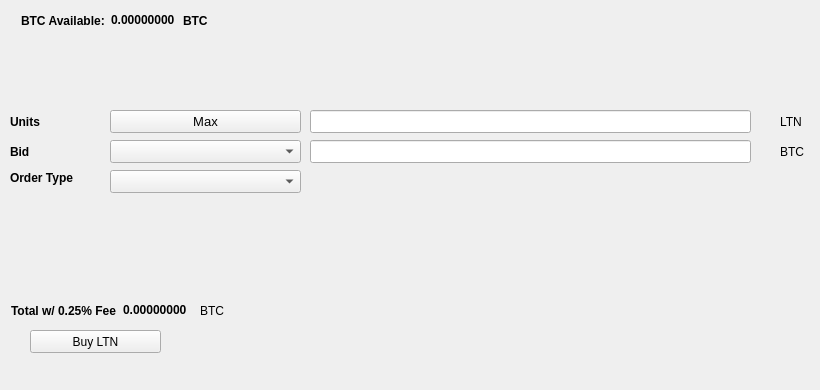
   <widget class="QWidget" name="BuyTab">
    <attribute name="title">
     <string>Buy</string>
    </attribute>
    <widget class="QPushButton" name="BuyLTN">
     <property name="geometry">
      <rect>
       <x>30</x>
       <y>330</y>
       <width>131</width>
       <height>23</height>
      </rect>
     </property>
     <property name="text">
      <string>Buy LTN</string>
     </property>
     <property name="icon">
      <iconset resource="../latinio.qrc">
       <normaloff>:/icons/bitcoin</normaloff>:/icons/bitcoin</iconset>
     </property>
    </widget>
    <widget class="QLabel" name="label_3">
     <property name="geometry">
      <rect>
       <x>10</x>
       <y>110</y>
       <width>46</width>
       <height>23</height>
      </rect>
     </property>
     <property name="font">
      <font>
       <weight>75</weight>
       <bold>true</bold>
      </font>
     </property>
     <property name="text">
      <string>Units</string>
     </property>
    </widget>
    <widget class="QLineEdit" name="UnitsInput">
     <property name="geometry">
      <rect>
       <x>310</x>
       <y>110</y>
       <width>441</width>
       <height>23</height>
      </rect>
     </property>
     <property name="font">
      <font>
       <pointsize>9</pointsize>
       <weight>75</weight>
       <bold>true</bold>
      </font>
     </property>
    </widget>
    <widget class="QLineEdit" name="BuyBidPriceEdit">
     <property name="geometry">
      <rect>
       <x>310</x>
       <y>140</y>
       <width>441</width>
       <height>23</height>
      </rect>
     </property>
     <property name="font">
      <font>
       <pointsize>9</pointsize>
       <weight>75</weight>
       <bold>true</bold>
      </font>
     </property>
    </widget>
    <widget class="QLabel" name="label_4">
     <property name="geometry">
      <rect>
       <x>780</x>
       <y>110</y>
       <width>31</width>
       <height>23</height>
      </rect>
     </property>
     <property name="text">
      <string>LTN</string>
     </property>
    </widget>
    <widget class="QLabel" name="label_5">
     <property name="geometry">
      <rect>
       <x>780</x>
       <y>140</y>
       <width>31</width>
       <height>23</height>
      </rect>
     </property>
     <property name="text">
      <string>BTC</string>
     </property>
    </widget>
    <widget class="QLabel" name="label_6">
     <property name="geometry">
      <rect>
       <x>10</x>
       <y>140</y>
       <width>46</width>
       <height>23</height>
      </rect>
     </property>
     <property name="font">
      <font>
       <weight>75</weight>
       <bold>true</bold>
      </font>
     </property>
     <property name="text">
      <string>Bid</string>
     </property>
    </widget>
    <widget class="QLabel" name="label_7">
     <property name="geometry">
      <rect>
       <x>10</x>
       <y>170</y>
       <width>91</width>
       <height>16</height>
      </rect>
     </property>
     <property name="font">
      <font>
       <weight>75</weight>
       <bold>true</bold>
      </font>
     </property>
     <property name="text">
      <string>Order Type</string>
     </property>
    </widget>
    <widget class="QPushButton" name="Buy_Max_Amount">
     <property name="geometry">
      <rect>
       <x>110</x>
       <y>110</y>
       <width>191</width>
       <height>23</height>
      </rect>
     </property>
     <property name="font">
      <font>
       <pointsize>10</pointsize>
      </font>
     </property>
     <property name="text">
      <string>Max</string>
     </property>
    </widget>
    <widget class="QComboBox" name="BuyBidcomboBox">
     <property name="geometry">
      <rect>
       <x>110</x>
       <y>140</y>
       <width>191</width>
       <height>23</height>
      </rect>
     </property>
     <property name="font">
      <font>
       <pointsize>10</pointsize>
      </font>
     </property>
    </widget>
    <widget class="QComboBox" name="buyOrdertypeCombo">
     <property name="geometry">
      <rect>
       <x>110</x>
       <y>170</y>
       <width>191</width>
       <height>23</height>
      </rect>
     </property>
     <property name="font">
      <font>
       <pointsize>10</pointsize>
      </font>
     </property>
    </widget>
    <widget class="QWidget" name="layoutWidget1">
     <property name="geometry">
      <rect>
       <x>21</x>
       <y>11</y>
       <width>227</width>
       <height>19</height>
      </rect>
     </property>
     <layout class="QHBoxLayout" name="horizontalLayout_3">
      <item>
       <widget class="QLabel" name="label232">
        <property name="font">
         <font>
          <weight>75</weight>
          <bold>true</bold>
         </font>
        </property>
        <property name="text">
         <string>BTC Available:</string>
        </property>
       </widget>
      </item>
      <item>
       <widget class="QLabel" name="BtcAvailableLbl">
        <property name="palette">
         <palette>
          <active>
           <colorrole role="WindowText">
            <brush brushstyle="SolidPattern">
             <color alpha="255">
              <red>0</red>
              <green>0</green>
              <blue>0</blue>
             </color>
            </brush>
           </colorrole>
           <colorrole role="Button">
            <brush brushstyle="SolidPattern">
             <color alpha="255">
              <red>0</red>
              <green>170</green>
              <blue>0</blue>
             </color>
            </brush>
           </colorrole>
           <colorrole role="Light">
            <brush brushstyle="SolidPattern">
             <color alpha="255">
              <red>0</red>
              <green>255</green>
              <blue>0</blue>
             </color>
            </brush>
           </colorrole>
           <colorrole role="Midlight">
            <brush brushstyle="SolidPattern">
             <color alpha="255">
              <red>0</red>
              <green>212</green>
              <blue>0</blue>
             </color>
            </brush>
           </colorrole>
           <colorrole role="Dark">
            <brush brushstyle="SolidPattern">
             <color alpha="255">
              <red>0</red>
              <green>85</green>
              <blue>0</blue>
             </color>
            </brush>
           </colorrole>
           <colorrole role="Mid">
            <brush brushstyle="SolidPattern">
             <color alpha="255">
              <red>0</red>
              <green>113</green>
              <blue>0</blue>
             </color>
            </brush>
           </colorrole>
           <colorrole role="Text">
            <brush brushstyle="SolidPattern">
             <color alpha="255">
              <red>0</red>
              <green>170</green>
              <blue>0</blue>
             </color>
            </brush>
           </colorrole>
           <colorrole role="BrightText">
            <brush brushstyle="SolidPattern">
             <color alpha="255">
              <red>255</red>
              <green>255</green>
              <blue>255</blue>
             </color>
            </brush>
           </colorrole>
           <colorrole role="ButtonText">
            <brush brushstyle="SolidPattern">
             <color alpha="255">
              <red>0</red>
              <green>0</green>
              <blue>0</blue>
             </color>
            </brush>
           </colorrole>
           <colorrole role="Base">
            <brush brushstyle="SolidPattern">
             <color alpha="255">
              <red>255</red>
              <green>255</green>
              <blue>255</blue>
             </color>
            </brush>
           </colorrole>
           <colorrole role="Window">
            <brush brushstyle="SolidPattern">
             <color alpha="255">
              <red>0</red>
              <green>170</green>
              <blue>0</blue>
             </color>
            </brush>
           </colorrole>
           <colorrole role="Shadow">
            <brush brushstyle="SolidPattern">
             <color alpha="255">
              <red>0</red>
              <green>0</green>
              <blue>0</blue>
             </color>
            </brush>
           </colorrole>
           <colorrole role="AlternateBase">
            <brush brushstyle="SolidPattern">
             <color alpha="255">
              <red>127</red>
              <green>212</green>
              <blue>127</blue>
             </color>
            </brush>
           </colorrole>
           <colorrole role="ToolTipBase">
            <brush brushstyle="SolidPattern">
             <color alpha="255">
              <red>255</red>
              <green>255</green>
              <blue>220</blue>
             </color>
            </brush>
           </colorrole>
           <colorrole role="ToolTipText">
            <brush brushstyle="SolidPattern">
             <color alpha="255">
              <red>0</red>
              <green>0</green>
              <blue>0</blue>
             </color>
            </brush>
           </colorrole>
          </active>
          <inactive>
           <colorrole role="WindowText">
            <brush brushstyle="SolidPattern">
             <color alpha="255">
              <red>0</red>
              <green>0</green>
              <blue>0</blue>
             </color>
            </brush>
           </colorrole>
           <colorrole role="Button">
            <brush brushstyle="SolidPattern">
             <color alpha="255">
              <red>0</red>
              <green>170</green>
              <blue>0</blue>
             </color>
            </brush>
           </colorrole>
           <colorrole role="Light">
            <brush brushstyle="SolidPattern">
             <color alpha="255">
              <red>0</red>
              <green>255</green>
              <blue>0</blue>
             </color>
            </brush>
           </colorrole>
           <colorrole role="Midlight">
            <brush brushstyle="SolidPattern">
             <color alpha="255">
              <red>0</red>
              <green>212</green>
              <blue>0</blue>
             </color>
            </brush>
           </colorrole>
           <colorrole role="Dark">
            <brush brushstyle="SolidPattern">
             <color alpha="255">
              <red>0</red>
              <green>85</green>
              <blue>0</blue>
             </color>
            </brush>
           </colorrole>
           <colorrole role="Mid">
            <brush brushstyle="SolidPattern">
             <color alpha="255">
              <red>0</red>
              <green>113</green>
              <blue>0</blue>
             </color>
            </brush>
           </colorrole>
           <colorrole role="Text">
            <brush brushstyle="SolidPattern">
             <color alpha="255">
              <red>0</red>
              <green>170</green>
              <blue>0</blue>
             </color>
            </brush>
           </colorrole>
           <colorrole role="BrightText">
            <brush brushstyle="SolidPattern">
             <color alpha="255">
              <red>255</red>
              <green>255</green>
              <blue>255</blue>
             </color>
            </brush>
           </colorrole>
           <colorrole role="ButtonText">
            <brush brushstyle="SolidPattern">
             <color alpha="255">
              <red>0</red>
              <green>0</green>
              <blue>0</blue>
             </color>
            </brush>
           </colorrole>
           <colorrole role="Base">
            <brush brushstyle="SolidPattern">
             <color alpha="255">
              <red>255</red>
              <green>255</green>
              <blue>255</blue>
             </color>
            </brush>
           </colorrole>
           <colorrole role="Window">
            <brush brushstyle="SolidPattern">
             <color alpha="255">
              <red>0</red>
              <green>170</green>
              <blue>0</blue>
             </color>
            </brush>
           </colorrole>
           <colorrole role="Shadow">
            <brush brushstyle="SolidPattern">
             <color alpha="255">
              <red>0</red>
              <green>0</green>
              <blue>0</blue>
             </color>
            </brush>
           </colorrole>
           <colorrole role="AlternateBase">
            <brush brushstyle="SolidPattern">
             <color alpha="255">
              <red>127</red>
              <green>212</green>
              <blue>127</blue>
             </color>
            </brush>
           </colorrole>
           <colorrole role="ToolTipBase">
            <brush brushstyle="SolidPattern">
             <color alpha="255">
              <red>255</red>
              <green>255</green>
              <blue>220</blue>
             </color>
            </brush>
           </colorrole>
           <colorrole role="ToolTipText">
            <brush brushstyle="SolidPattern">
             <color alpha="255">
              <red>0</red>
              <green>0</green>
              <blue>0</blue>
             </color>
            </brush>
           </colorrole>
          </inactive>
          <disabled>
           <colorrole role="WindowText">
            <brush brushstyle="SolidPattern">
             <color alpha="255">
              <red>0</red>
              <green>85</green>
              <blue>0</blue>
             </color>
            </brush>
           </colorrole>
           <colorrole role="Button">
            <brush brushstyle="SolidPattern">
             <color alpha="255">
              <red>0</red>
              <green>170</green>
              <blue>0</blue>
             </color>
            </brush>
           </colorrole>
           <colorrole role="Light">
            <brush brushstyle="SolidPattern">
             <color alpha="255">
              <red>0</red>
              <green>255</green>
              <blue>0</blue>
             </color>
            </brush>
           </colorrole>
           <colorrole role="Midlight">
            <brush brushstyle="SolidPattern">
             <color alpha="255">
              <red>0</red>
              <green>212</green>
              <blue>0</blue>
             </color>
            </brush>
           </colorrole>
           <colorrole role="Dark">
            <brush brushstyle="SolidPattern">
             <color alpha="255">
              <red>0</red>
              <green>85</green>
              <blue>0</blue>
             </color>
            </brush>
           </colorrole>
           <colorrole role="Mid">
            <brush brushstyle="SolidPattern">
             <color alpha="255">
              <red>0</red>
              <green>113</green>
              <blue>0</blue>
             </color>
            </brush>
           </colorrole>
           <colorrole role="Text">
            <brush brushstyle="SolidPattern">
             <color alpha="255">
              <red>0</red>
              <green>85</green>
              <blue>0</blue>
             </color>
            </brush>
           </colorrole>
           <colorrole role="BrightText">
            <brush brushstyle="SolidPattern">
             <color alpha="255">
              <red>255</red>
              <green>255</green>
              <blue>255</blue>
             </color>
            </brush>
           </colorrole>
           <colorrole role="ButtonText">
            <brush brushstyle="SolidPattern">
             <color alpha="255">
              <red>0</red>
              <green>85</green>
              <blue>0</blue>
             </color>
            </brush>
           </colorrole>
           <colorrole role="Base">
            <brush brushstyle="SolidPattern">
             <color alpha="255">
              <red>0</red>
              <green>170</green>
              <blue>0</blue>
             </color>
            </brush>
           </colorrole>
           <colorrole role="Window">
            <brush brushstyle="SolidPattern">
             <color alpha="255">
              <red>0</red>
              <green>170</green>
              <blue>0</blue>
             </color>
            </brush>
           </colorrole>
           <colorrole role="Shadow">
            <brush brushstyle="SolidPattern">
             <color alpha="255">
              <red>0</red>
              <green>0</green>
              <blue>0</blue>
             </color>
            </brush>
           </colorrole>
           <colorrole role="AlternateBase">
            <brush brushstyle="SolidPattern">
             <color alpha="255">
              <red>0</red>
              <green>170</green>
              <blue>0</blue>
             </color>
            </brush>
           </colorrole>
           <colorrole role="ToolTipBase">
            <brush brushstyle="SolidPattern">
             <color alpha="255">
              <red>255</red>
              <green>255</green>
              <blue>220</blue>
             </color>
            </brush>
           </colorrole>
           <colorrole role="ToolTipText">
            <brush brushstyle="SolidPattern">
             <color alpha="255">
              <red>0</red>
              <green>0</green>
              <blue>0</blue>
             </color>
            </brush>
           </colorrole>
          </disabled>
         </palette>
        </property>
        <property name="font">
         <font>
          <weight>75</weight>
          <bold>true</bold>
         </font>
        </property>
        <property name="text">
         <string>0.00000000</string>
        </property>
        <property name="textInteractionFlags">
         <set>Qt::LinksAccessibleByMouse|Qt::TextSelectableByKeyboard|Qt::TextSelectableByMouse</set>
        </property>
       </widget>
      </item>
      <item>
       <widget class="QLabel" name="BtcAvailableLbl_2">
        <property name="font">
         <font>
          <weight>75</weight>
          <bold>true</bold>
         </font>
        </property>
        <property name="text">
         <string>BTC</string>
        </property>
       </widget>
      </item>
     </layout>
    </widget>
    <widget class="QWidget" name="layoutWidge2">
     <property name="geometry">
      <rect>
       <x>11</x>
       <y>301</y>
       <width>259</width>
       <height>19</height>
      </rect>
     </property>
     <layout class="QHBoxLayout" name="horizontalLayout_4">
      <item>
       <widget class="QLabel" name="label_9">
        <property name="font">
         <font>
          <weight>75</weight>
          <bold>true</bold>
         </font>
        </property>
        <property name="text">
         <string>Total w/ 0.25% Fee</string>
        </property>
       </widget>
      </item>
      <item>
       <widget class="QLabel" name="BuyCostLabel">
        <property name="palette">
         <palette>
          <active>
           <colorrole role="WindowText">
            <brush brushstyle="SolidPattern">
             <color alpha="255">
              <red>0</red>
              <green>0</green>
              <blue>0</blue>
             </color>
            </brush>
           </colorrole>
           <colorrole role="Button">
            <brush brushstyle="SolidPattern">
             <color alpha="255">
              <red>0</red>
              <green>170</green>
              <blue>0</blue>
             </color>
            </brush>
           </colorrole>
           <colorrole role="Light">
            <brush brushstyle="SolidPattern">
             <color alpha="255">
              <red>0</red>
              <green>255</green>
              <blue>0</blue>
             </color>
            </brush>
           </colorrole>
           <colorrole role="Midlight">
            <brush brushstyle="SolidPattern">
             <color alpha="255">
              <red>0</red>
              <green>212</green>
              <blue>0</blue>
             </color>
            </brush>
           </colorrole>
           <colorrole role="Dark">
            <brush brushstyle="SolidPattern">
             <color alpha="255">
              <red>0</red>
              <green>85</green>
              <blue>0</blue>
             </color>
            </brush>
           </colorrole>
           <colorrole role="Mid">
            <brush brushstyle="SolidPattern">
             <color alpha="255">
              <red>0</red>
              <green>113</green>
              <blue>0</blue>
             </color>
            </brush>
           </colorrole>
           <colorrole role="Text">
            <brush brushstyle="SolidPattern">
             <color alpha="255">
              <red>0</red>
              <green>170</green>
              <blue>0</blue>
             </color>
            </brush>
           </colorrole>
           <colorrole role="BrightText">
            <brush brushstyle="SolidPattern">
             <color alpha="255">
              <red>255</red>
              <green>255</green>
              <blue>255</blue>
             </color>
            </brush>
           </colorrole>
           <colorrole role="ButtonText">
            <brush brushstyle="SolidPattern">
             <color alpha="255">
              <red>0</red>
              <green>0</green>
              <blue>0</blue>
             </color>
            </brush>
           </colorrole>
           <colorrole role="Base">
            <brush brushstyle="SolidPattern">
             <color alpha="255">
              <red>255</red>
              <green>255</green>
              <blue>255</blue>
             </color>
            </brush>
           </colorrole>
           <colorrole role="Window">
            <brush brushstyle="SolidPattern">
             <color alpha="255">
              <red>0</red>
              <green>170</green>
              <blue>0</blue>
             </color>
            </brush>
           </colorrole>
           <colorrole role="Shadow">
            <brush brushstyle="SolidPattern">
             <color alpha="255">
              <red>0</red>
              <green>0</green>
              <blue>0</blue>
             </color>
            </brush>
           </colorrole>
           <colorrole role="AlternateBase">
            <brush brushstyle="SolidPattern">
             <color alpha="255">
              <red>127</red>
              <green>212</green>
              <blue>127</blue>
             </color>
            </brush>
           </colorrole>
           <colorrole role="ToolTipBase">
            <brush brushstyle="SolidPattern">
             <color alpha="255">
              <red>255</red>
              <green>255</green>
              <blue>220</blue>
             </color>
            </brush>
           </colorrole>
           <colorrole role="ToolTipText">
            <brush brushstyle="SolidPattern">
             <color alpha="255">
              <red>0</red>
              <green>0</green>
              <blue>0</blue>
             </color>
            </brush>
           </colorrole>
          </active>
          <inactive>
           <colorrole role="WindowText">
            <brush brushstyle="SolidPattern">
             <color alpha="255">
              <red>0</red>
              <green>0</green>
              <blue>0</blue>
             </color>
            </brush>
           </colorrole>
           <colorrole role="Button">
            <brush brushstyle="SolidPattern">
             <color alpha="255">
              <red>0</red>
              <green>170</green>
              <blue>0</blue>
             </color>
            </brush>
           </colorrole>
           <colorrole role="Light">
            <brush brushstyle="SolidPattern">
             <color alpha="255">
              <red>0</red>
              <green>255</green>
              <blue>0</blue>
             </color>
            </brush>
           </colorrole>
           <colorrole role="Midlight">
            <brush brushstyle="SolidPattern">
             <color alpha="255">
              <red>0</red>
              <green>212</green>
              <blue>0</blue>
             </color>
            </brush>
           </colorrole>
           <colorrole role="Dark">
            <brush brushstyle="SolidPattern">
             <color alpha="255">
              <red>0</red>
              <green>85</green>
              <blue>0</blue>
             </color>
            </brush>
           </colorrole>
           <colorrole role="Mid">
            <brush brushstyle="SolidPattern">
             <color alpha="255">
              <red>0</red>
              <green>113</green>
              <blue>0</blue>
             </color>
            </brush>
           </colorrole>
           <colorrole role="Text">
            <brush brushstyle="SolidPattern">
             <color alpha="255">
              <red>0</red>
              <green>170</green>
              <blue>0</blue>
             </color>
            </brush>
           </colorrole>
           <colorrole role="BrightText">
            <brush brushstyle="SolidPattern">
             <color alpha="255">
              <red>255</red>
              <green>255</green>
              <blue>255</blue>
             </color>
            </brush>
           </colorrole>
           <colorrole role="ButtonText">
            <brush brushstyle="SolidPattern">
             <color alpha="255">
              <red>0</red>
              <green>0</green>
              <blue>0</blue>
             </color>
            </brush>
           </colorrole>
           <colorrole role="Base">
            <brush brushstyle="SolidPattern">
             <color alpha="255">
              <red>255</red>
              <green>255</green>
              <blue>255</blue>
             </color>
            </brush>
           </colorrole>
           <colorrole role="Window">
            <brush brushstyle="SolidPattern">
             <color alpha="255">
              <red>0</red>
              <green>170</green>
              <blue>0</blue>
             </color>
            </brush>
           </colorrole>
           <colorrole role="Shadow">
            <brush brushstyle="SolidPattern">
             <color alpha="255">
              <red>0</red>
              <green>0</green>
              <blue>0</blue>
             </color>
            </brush>
           </colorrole>
           <colorrole role="AlternateBase">
            <brush brushstyle="SolidPattern">
             <color alpha="255">
              <red>127</red>
              <green>212</green>
              <blue>127</blue>
             </color>
            </brush>
           </colorrole>
           <colorrole role="ToolTipBase">
            <brush brushstyle="SolidPattern">
             <color alpha="255">
              <red>255</red>
              <green>255</green>
              <blue>220</blue>
             </color>
            </brush>
           </colorrole>
           <colorrole role="ToolTipText">
            <brush brushstyle="SolidPattern">
             <color alpha="255">
              <red>0</red>
              <green>0</green>
              <blue>0</blue>
             </color>
            </brush>
           </colorrole>
          </inactive>
          <disabled>
           <colorrole role="WindowText">
            <brush brushstyle="SolidPattern">
             <color alpha="255">
              <red>0</red>
              <green>85</green>
              <blue>0</blue>
             </color>
            </brush>
           </colorrole>
           <colorrole role="Button">
            <brush brushstyle="SolidPattern">
             <color alpha="255">
              <red>0</red>
              <green>170</green>
              <blue>0</blue>
             </color>
            </brush>
           </colorrole>
           <colorrole role="Light">
            <brush brushstyle="SolidPattern">
             <color alpha="255">
              <red>0</red>
              <green>255</green>
              <blue>0</blue>
             </color>
            </brush>
           </colorrole>
           <colorrole role="Midlight">
            <brush brushstyle="SolidPattern">
             <color alpha="255">
              <red>0</red>
              <green>212</green>
              <blue>0</blue>
             </color>
            </brush>
           </colorrole>
           <colorrole role="Dark">
            <brush brushstyle="SolidPattern">
             <color alpha="255">
              <red>0</red>
              <green>85</green>
              <blue>0</blue>
             </color>
            </brush>
           </colorrole>
           <colorrole role="Mid">
            <brush brushstyle="SolidPattern">
             <color alpha="255">
              <red>0</red>
              <green>113</green>
              <blue>0</blue>
             </color>
            </brush>
           </colorrole>
           <colorrole role="Text">
            <brush brushstyle="SolidPattern">
             <color alpha="255">
              <red>0</red>
              <green>85</green>
              <blue>0</blue>
             </color>
            </brush>
           </colorrole>
           <colorrole role="BrightText">
            <brush brushstyle="SolidPattern">
             <color alpha="255">
              <red>255</red>
              <green>255</green>
              <blue>255</blue>
             </color>
            </brush>
           </colorrole>
           <colorrole role="ButtonText">
            <brush brushstyle="SolidPattern">
             <color alpha="255">
              <red>0</red>
              <green>85</green>
              <blue>0</blue>
             </color>
            </brush>
           </colorrole>
           <colorrole role="Base">
            <brush brushstyle="SolidPattern">
             <color alpha="255">
              <red>0</red>
              <green>170</green>
              <blue>0</blue>
             </color>
            </brush>
           </colorrole>
           <colorrole role="Window">
            <brush brushstyle="SolidPattern">
             <color alpha="255">
              <red>0</red>
              <green>170</green>
              <blue>0</blue>
             </color>
            </brush>
           </colorrole>
           <colorrole role="Shadow">
            <brush brushstyle="SolidPattern">
             <color alpha="255">
              <red>0</red>
              <green>0</green>
              <blue>0</blue>
             </color>
            </brush>
           </colorrole>
           <colorrole role="AlternateBase">
            <brush brushstyle="SolidPattern">
             <color alpha="255">
              <red>0</red>
              <green>170</green>
              <blue>0</blue>
             </color>
            </brush>
           </colorrole>
           <colorrole role="ToolTipBase">
            <brush brushstyle="SolidPattern">
             <color alpha="255">
              <red>255</red>
              <green>255</green>
              <blue>220</blue>
             </color>
            </brush>
           </colorrole>
           <colorrole role="ToolTipText">
            <brush brushstyle="SolidPattern">
             <color alpha="255">
              <red>0</red>
              <green>0</green>
              <blue>0</blue>
             </color>
            </brush>
           </colorrole>
          </disabled>
         </palette>
        </property>
        <property name="font">
         <font>
          <weight>75</weight>
          <bold>true</bold>
         </font>
        </property>
        <property name="autoFillBackground">
         <bool>false</bool>
        </property>
        <property name="text">
         <string>0.00000000</string>
        </property>
        <property name="textInteractionFlags">
         <set>Qt::LinksAccessibleByMouse|Qt::TextSelectableByMouse</set>
        </property>
       </widget>
      </item>
      <item>
       <widget class="QLabel" name="label_10">
        <property name="font">
         <font>
          <weight>50</weight>
          <bold>false</bold>
         </font>
        </property>
        <property name="text">
         <string>BTC</string>
        </property>
       </widget>
      </item>
     </layout>
    </widget>
    <widget class="QLabel" name="label_24">
     <property name="geometry">
      <rect>
       <x>460</x>
       <y>300</y>
       <width>281</width>
       <height>81</height>
      </rect>
     </property>
     <property name="text">
      <string/>
     </property>
     <property name="pixmap">
      <pixmap>:/images/bittrex</pixmap>
     </property>
    </widget>
   </widget>
